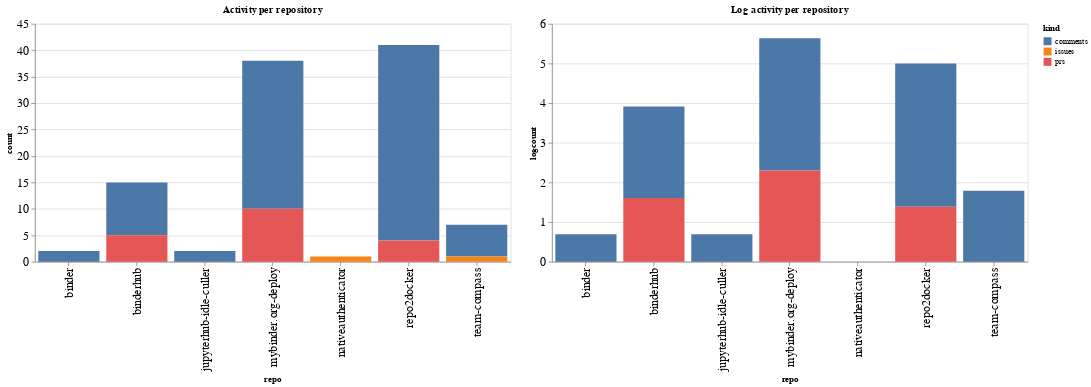

The notebook cell this image was saved under:
### Code cell
ch1 = alt.Chart(repo_summaries, width=600, title="Activity per repository").mark_bar().encode(
    x='repo',
    y='count',
    color='kind',
    tooltip="kind"
)

ch2 = alt.Chart(repo_summaries, width=600, title="Log activity per repository").mark_bar().encode(
    x='repo',
    y='logcount',
    color='kind',
    tooltip="kind"
)

ch1 | ch2

### Figure 1 — Vega-Lite specification as saved in the notebook (floating-point values rounded to 4 significant figures)
{"config": {"axisLeft": {"labelFontSize": 15}, "axisBottom": {"labelFontSize": 15}}, "hconcat": [{"mark": "bar", "encoding": {"color": {"type": "nominal", "field": "kind"}, "tooltip": {"type": "nominal", "field": "kind"}, "x": {"type": "nominal", "field": "repo"}, "y": {"type": "quantitative", "field": "count"}}, "title": "Activity per repository", "width": 600}, {"mark": "bar", "encoding": {"color": {"type": "nominal", "field": "kind"}, "tooltip": {"type": "nominal", "field": "kind"}, "x": {"type": "nominal", "field": "repo"}, "y": {"type": "quantitative", "field": "logcount"}}, "title": "Log activity per repository", "width": 600}], "data": {"name": "data-a393c31c350eaaad307e793e2d343980"}, "$schema": "https://vega.github.io/schema/vega-lite/v4.8.1.json", "datasets": {"data-a393c31c350eaaad307e793e2d343980": [{"repo": "binder", "kind": "comments", "count": 2, "logcount": 0.6931}, {"repo": "binderhub", "kind": "comments", "count": 10, "logcount": 2.303}, {"repo": "binderhub", "kind": "prs", "count": 5, "logcount": 1.609}, {"repo": "jupyterhub-idle-culler", "kind": "comments", "count": 2, "logcount": 0.6931}, {"repo": "mybinder.org-deploy", "kind": "comments", "count": 28, "logcount": 3.332}, {"repo": "mybinder.org-deploy", "kind": "prs", "count": 10, "logcount": 2.303}, {"repo": "nativeauthenticator", "kind": "issues", "count": 1, "logcount": 0.0}, {"repo": "repo2docker", "kind": "comments", "count": 37, "logcount": 3.611}, {"repo": "repo2docker", "kind": "prs", "count": 4, "logcount": 1.386}, {"repo": "team-compass", "kind": "comments", "count": 6, "logcount": 1.792}, {"repo": "team-compass", "kind": "issues", "count": 1, "logcount": 0.0}]}}
